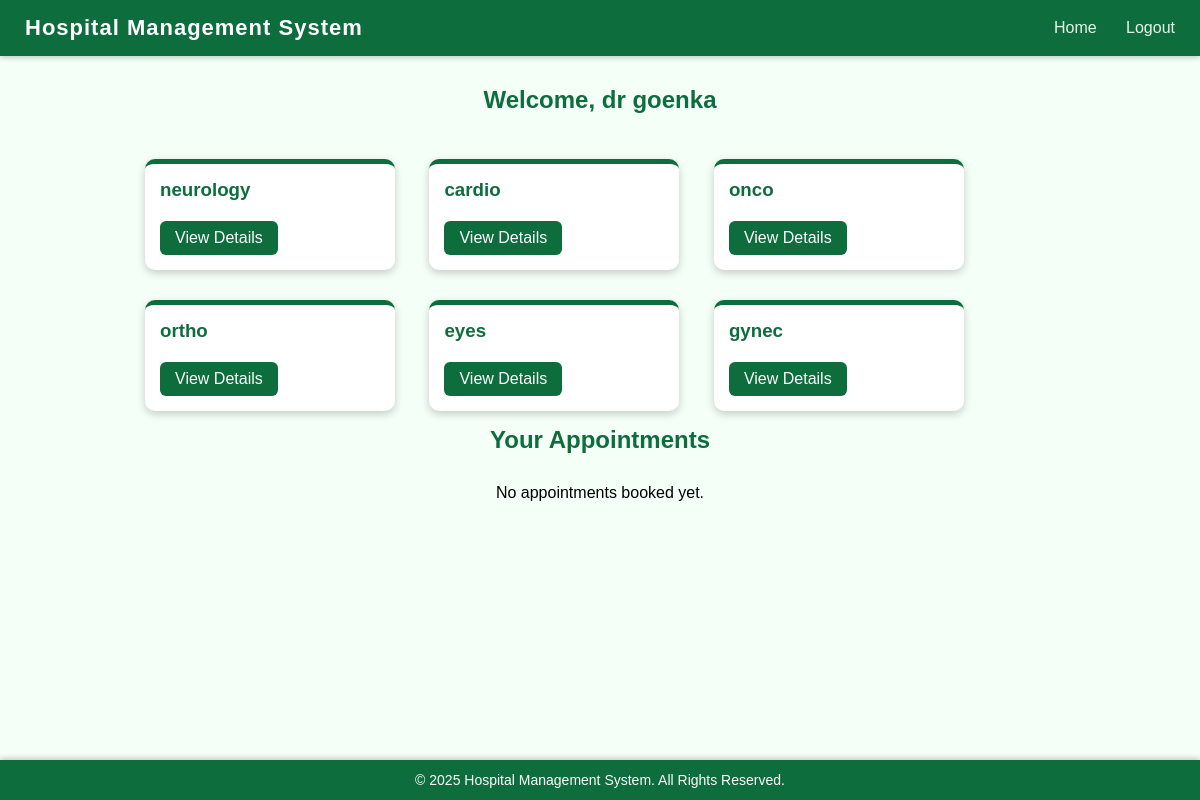
The page /patient_dashboard (signed in) on the database its author committed.
### app.py (models this page shows)
class Department(db.Model):
    __tablename__='departments'
    id=db.Column(db.Integer,primary_key=True)
    department_name=db.Column(db.String(100),unique=True,nullable=False)
    description=db.Column(db.Text,nullable=True)
    doctors=db.relationship("User",back_populates="department")

### app.py (the view)
@app.route('/patient_dashboard')
def patient_dashboard ():
    patient_id = session['id']
    patient_name = session['name']
    departments = Department.query.all()
    appointments = Appointment.query.filter_by(patient_id=patient_id).all()
    return render_template('patient_dashboard.html',patient_name=patient_name, departments=departments,appointments=appointments)

### templates/patient_dashboard.html (shortened to what this page needs)
{% extends "base.html" %}
{% block content %}
<div class="dashboard-container">
    <h2>Welcome, {{ patient_name }}</h2>
    {% for dept in departments %}
    <div class="dept-box">
        <h3>{{ dept.department_name }}</h3>
        <a href="{{ url_for('see_department', dept_id=dept.id) }}" class="view-btn">View Details</a>
    </div>
    {% endfor %}
    <h2>Your Appointments</h2>
    {% if appointments %}
    <table class="appointment-table">
        <thead>
            <tr>
                <th>Sr No.</th>
                <th>Date</th>
                <th>Doctor</th>
                <th>Department</th>
                <th>Slot</th>
                <th>Status</th>
                <th>Treatment</th>
                <th>Action</th>
            </tr>
        </thead>
        <tbody>
            {% for appt in appointments %}
            <tr>
                <td>{{ loop.index }}</td>
                <td>{{ appt.date }}</td>
                <td>{{ appt.doctor.username }}</td>
                <td>{{ appt.doctor.department.department_name }}</td>
                <td>{{ appt.time|capitalize }}</td>
                <td class="{% if appt.status == 'Completed' %}completed{% endif %}">{{ appt.status }}</td>
                <td>{{ appt.treatment_name if appt.treatment_name else '-' }}</td>
                <td>
                    {% if appt.status != 'Cancelled' %}
                    <form method="POST" action="{{ url_for('cancel_appointment', appt_id=appt.id) }}">
                        <button type="submit" class="cancel-btn">Cancel</button>
                    </form>
                    {% else %}
                    <span class="cancelled-text">Cancelled</span>
                    {% endif %}
                </td>
            </tr>
            {% endfor %}
        </tbody>
    </table>
    {% else %}
    <p style="text-align:center; margin-top:20px;">No appointments booked yet.</p>
    {% endif %}
</div>
{% endblock %}

### templates/base.html (style rules this page uses)
* { margin: 0; padding: 0; box-sizing: border-box; font-family: Arial, Helvetica, sans-serif; }
body { background: #f4fff7; padding-bottom: 60px; }

### templates/patient_dashboard.html (style rules this page uses)
.dashboard-container { padding: 30px; max-width: 1000px; margin: auto; }
h2 { text-align: center; margin-bottom: 30px; color: #0d6d3d; }
.dept-box { width: 250px; background: white; border-radius: 10px; padding: 15px; box-shadow: 0 3px 8px rgba(0,0,0,0.2); display: inline-block; margin: 15px; border-top: 5px solid #0d6d3d; }
.dept-box h3 { color: #0d6d3d; margin-bottom: 10px; }
.view-btn { display: inline-block; margin-top: 10px; background: #0d6d3d; padding: 8px 15px; color: white; text-decoration: none; border-radius: 6px; }

### rows shown on the page
Department: department_name "neurology"
Department: department_name "cardio"
Department: department_name "onco"
Department: department_name "ortho"
Department: department_name "eyes"
Department: department_name "gynec"

### other values the page prints
{{ patient_name }} "dr goenka"
